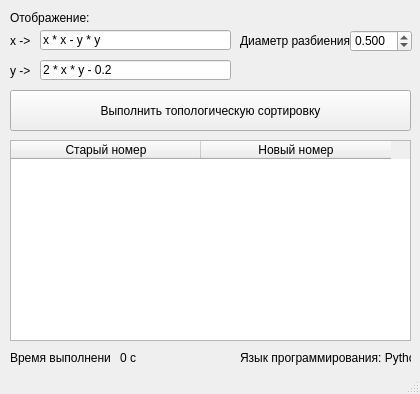
<?xml version="1.0" encoding="UTF-8"?>
<ui version="4.0">
 <class>MainWindow</class>
 <widget class="QMainWindow" name="MainWindow">
  <property name="geometry">
   <rect>
    <x>0</x>
    <y>0</y>
    <width>420</width>
    <height>394</height>
   </rect>
  </property>
  <property name="windowTitle">
   <string>MainWindow</string>
  </property>
  <widget class="QWidget" name="centralwidget">
   <widget class="QLabel" name="label">
    <property name="geometry">
     <rect>
      <x>10</x>
      <y>10</y>
      <width>81</width>
      <height>16</height>
     </rect>
    </property>
    <property name="text">
     <string>Отображение:</string>
    </property>
   </widget>
   <widget class="QLabel" name="label_2">
    <property name="geometry">
     <rect>
      <x>10</x>
      <y>60</y>
      <width>31</width>
      <height>21</height>
     </rect>
    </property>
    <property name="text">
     <string>y -&gt;</string>
    </property>
   </widget>
   <widget class="QLabel" name="label_3">
    <property name="geometry">
     <rect>
      <x>10</x>
      <y>30</y>
      <width>31</width>
      <height>21</height>
     </rect>
    </property>
    <property name="text">
     <string>x -&gt;</string>
    </property>
   </widget>
   <widget class="QPushButton" name="pushButton">
    <property name="geometry">
     <rect>
      <x>10</x>
      <y>90</y>
      <width>401</width>
      <height>41</height>
     </rect>
    </property>
    <property name="text">
     <string>Выполнить топологическую сортировку</string>
    </property>
   </widget>
   <widget class="QLineEdit" name="lineEdit">
    <property name="geometry">
     <rect>
      <x>40</x>
      <y>30</y>
      <width>191</width>
      <height>20</height>
     </rect>
    </property>
    <property name="text">
     <string>x * x - y * y</string>
    </property>
   </widget>
   <widget class="QLineEdit" name="lineEdit_2">
    <property name="geometry">
     <rect>
      <x>40</x>
      <y>60</y>
      <width>191</width>
      <height>20</height>
     </rect>
    </property>
    <property name="text">
     <string>2 * x * y - 0.2</string>
    </property>
   </widget>
   <widget class="QLabel" name="label_4">
    <property name="geometry">
     <rect>
      <x>240</x>
      <y>30</y>
      <width>111</width>
      <height>21</height>
     </rect>
    </property>
    <property name="text">
     <string>Диаметр разбиения:</string>
    </property>
   </widget>
   <widget class="QDoubleSpinBox" name="doubleSpinBox">
    <property name="geometry">
     <rect>
      <x>350</x>
      <y>30</y>
      <width>62</width>
      <height>22</height>
     </rect>
    </property>
    <property name="decimals">
     <number>3</number>
    </property>
    <property name="singleStep">
     <double>0.100000000000000</double>
    </property>
    <property name="value">
     <double>0.500000000000000</double>
    </property>
   </widget>
   <widget class="QTableWidget" name="tableWidget">
    <property name="geometry">
     <rect>
      <x>10</x>
      <y>140</y>
      <width>401</width>
      <height>201</height>
     </rect>
    </property>
    <property name="sizePolicy">
     <sizepolicy hsizetype="Fixed" vsizetype="Fixed">
      <horstretch>0</horstretch>
      <verstretch>0</verstretch>
     </sizepolicy>
    </property>
    <property name="editTriggers">
     <set>QAbstractItemView::NoEditTriggers</set>
    </property>
    <property name="selectionMode">
     <enum>QAbstractItemView::NoSelection</enum>
    </property>
    <property name="rowCount">
     <number>0</number>
    </property>
    <property name="columnCount">
     <number>2</number>
    </property>
    <attribute name="horizontalHeaderDefaultSectionSize">
     <number>190</number>
    </attribute>
    <attribute name="verticalHeaderVisible">
     <bool>false</bool>
    </attribute>
    <attribute name="verticalHeaderMinimumSectionSize">
     <number>15</number>
    </attribute>
    <attribute name="verticalHeaderDefaultSectionSize">
     <number>18</number>
    </attribute>
    <column>
     <property name="text">
      <string>Старый номер</string>
     </property>
     <property name="textAlignment">
      <set>AlignCenter</set>
     </property>
    </column>
    <column>
     <property name="text">
      <string>Новый номер</string>
     </property>
     <property name="textAlignment">
      <set>AlignCenter</set>
     </property>
    </column>
   </widget>
   <widget class="QLabel" name="label_5">
    <property name="geometry">
     <rect>
      <x>240</x>
      <y>350</y>
      <width>171</width>
      <height>16</height>
     </rect>
    </property>
    <property name="text">
     <string>Язык программирования: Python3</string>
    </property>
   </widget>
   <widget class="QLabel" name="label_6">
    <property name="geometry">
     <rect>
      <x>10</x>
      <y>350</y>
      <width>101</width>
      <height>16</height>
     </rect>
    </property>
    <property name="text">
     <string>Время выполнения:</string>
    </property>
   </widget>
   <widget class="QLabel" name="label_7">
    <property name="geometry">
     <rect>
      <x>120</x>
      <y>350</y>
      <width>111</width>
      <height>16</height>
     </rect>
    </property>
    <property name="text">
     <string>0 с</string>
    </property>
   </widget>
  </widget>
  <widget class="QMenuBar" name="menubar">
   <property name="geometry">
    <rect>
     <x>0</x>
     <y>0</y>
     <width>420</width>
     <height>21</height>
    </rect>
   </property>
  </widget>
  <widget class="QStatusBar" name="statusbar"/>
 </widget>
 <resources/>
 <connections/>
</ui>
